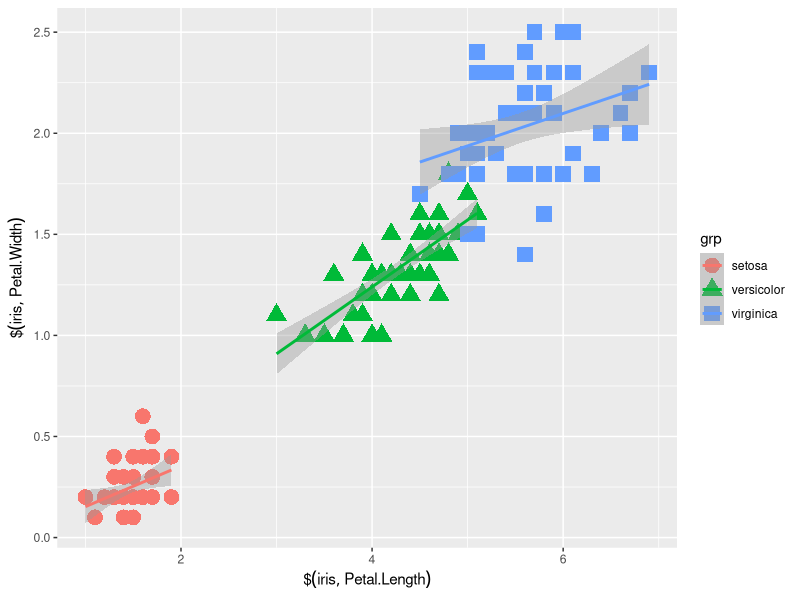
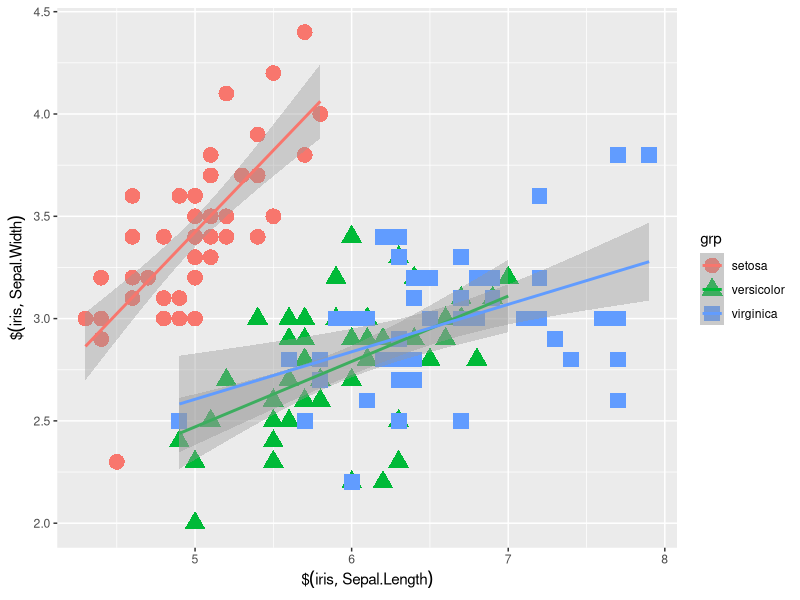
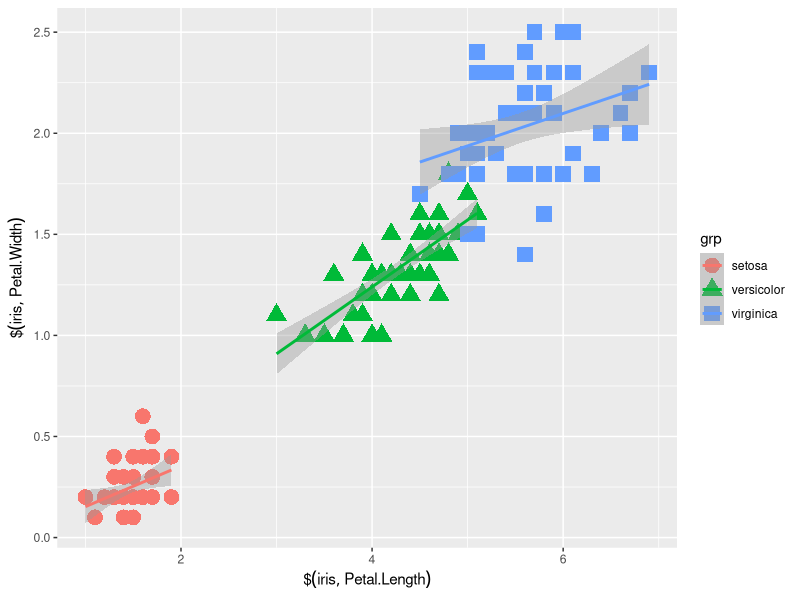
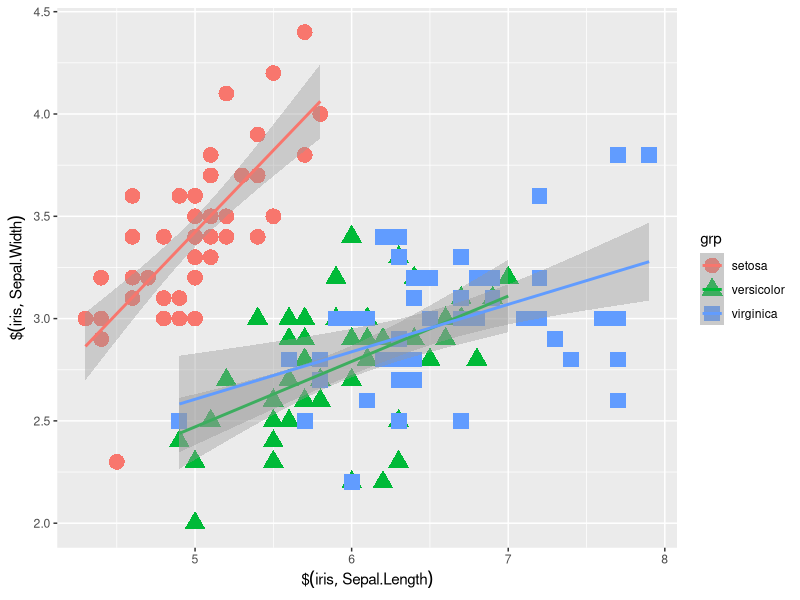

Source code (R) for these figures, in order:
## ---- chunk 1
options(repos="http://cran.rstudio.com/")
if(!require("ggplot2")){
  install.packages("ggplot2")
}
library("ggplot2")

library(knitr)

pageNumber <- 8

titles <- c("00 Before the Workshop","01 Introduction", 
            "02 Get", "03 Clean", "04 Explore",
             "05 Analyze Base", "06 Analyze Packages", "07 Visualize",
             "08 Repeat and Reproduce", "09 Parting Thoughts")

pages <- paste0(c("1_Before-The-Workshop","A_Introduction", "B_Get", "C_Clean", "D_Explore",
             "E_Analyze", "F_Analyze", "G_Visualize",
             "H_Repeat-Reproduce", "I_Parting-Thoughts-and-Extra-Materials"),
             ".html")
markdownToPrint <- paste0("[",titles,"](",pages,")")

dfPages <- data.frame(titles,pages,markdownToPrint,stringsAsFactors = FALSE)

directions <- dfPages$markdownToPrint[c(pageNumber-1,pageNumber+1)]  
directions <- c(directions[1],"-----------------------",directions[2])
kable(t(directions))
## ---- chunk 2
hw<-function(){
  print("Hello, World")
}

hw()
## ---- chunk 3
p<-function(my_text){
  print(my_text)
}

p("Hello, world")
p("Hola, mundo")
p("Howdy, Texas")
## ---- chunk 4
myplot<-function(x,y,grp,file){
  my_p<-ggplot(data.frame(x,y,grp),aes(x=x,y=y)) +
            geom_point(aes(color=grp, shape=grp),size=5) +
            geom_smooth(method="lm",aes(colour=grp))+
            labs(x=substitute(x),y=substitute(y))
  ggsave(my_p,file=file)
  return(my_p)
}

myplot(iris$Petal.Length,iris$Petal.Width,iris$Species,"petal_petal.jpg")
myplot(iris$Sepal.Length,iris$Sepal.Width,iris$Species,"sepal_l_petal_w.jpg")
## ---- chunk 5
odd_even<-function(num){
  if(num %% 2 == 0){
    print("EVEN")
  } else {
    print("ODD")
  }
}

odd_even(27)
odd_even(34)
## ---- chunk 6
plus_minus<-function(num){
  if(num>0){
    print("plus")
  } else if (num < 0) {
    print("minus")
  } else {
    print("zero")
  }
}
 
plus_minus(198)
plus_minus(-44)
plus_minus(37*0)
## ---- chunk 7
sum_vec<-function(vec){
  j<-0
  for(i in vec){
    j<-i+j
    print(j)
  }
}

sum_vec(1:2)
sum_vec(1:10)
## ---- chunk 8
# A simple vectorize operation
x<-1:100
y<-100:1
z<-x+y
z
## ---- chunk 9
#We will assume vectors of the same length...
add_vecs<-function(vec1,vec2){
  out<-NULL
  for(i in 1:length(vec1)){
    out[i]<-vec1[i]+vec2[i]
  }
  out
}
add_vecs(x,y)
## ---- chunk 10
large_vec1<-as.numeric(1:100000)
large_vec2<-as.numeric(100000:1)
#Different speed
vec_time<-system.time(large_vec1+large_vec2)
loop_time<-system.time(add_vecs(large_vec1,large_vec2))
vec_time
loop_time
## ---- chunk 11
#We will assume vectors of the same length...
add_vecs2<-function(vec1,vec2){
  out<-vector("numeric",length(vec1))
  for(i in 1:length(vec1)){
    out[i]<-vec1[i]+vec2[i]
  }
  out
}

system.time(add_vecs2(large_vec1,large_vec2))
## ---- chunk 12
odd_even<-function(num){
  if(num %% 2 == 0){
    return("EVEN")
  } 
  return("ODD")
}
## ---- chunk 13
sum_vec<-function(vec){
  j<-0
  for(i in vec){
    j<-i+j
  }
  return(j)
}
## ---- chunk 14

## ---- chunk 15
kable(t(directions))
